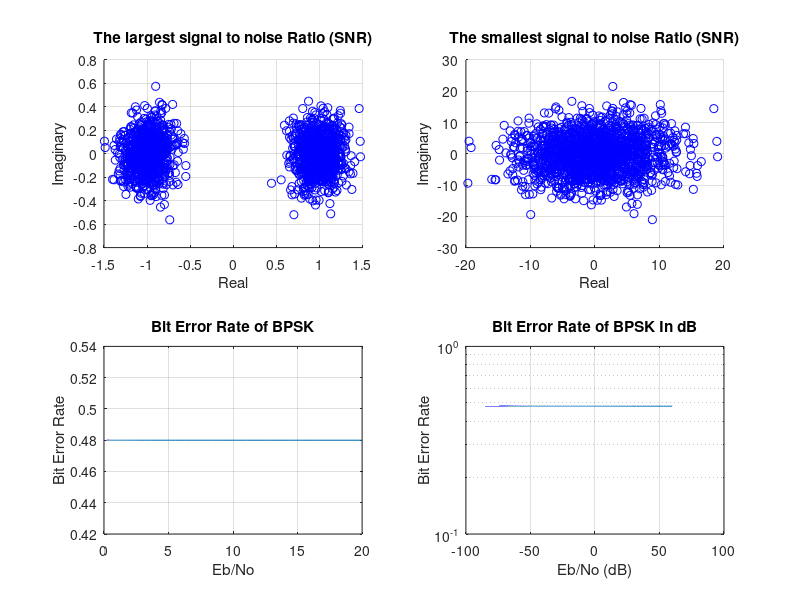
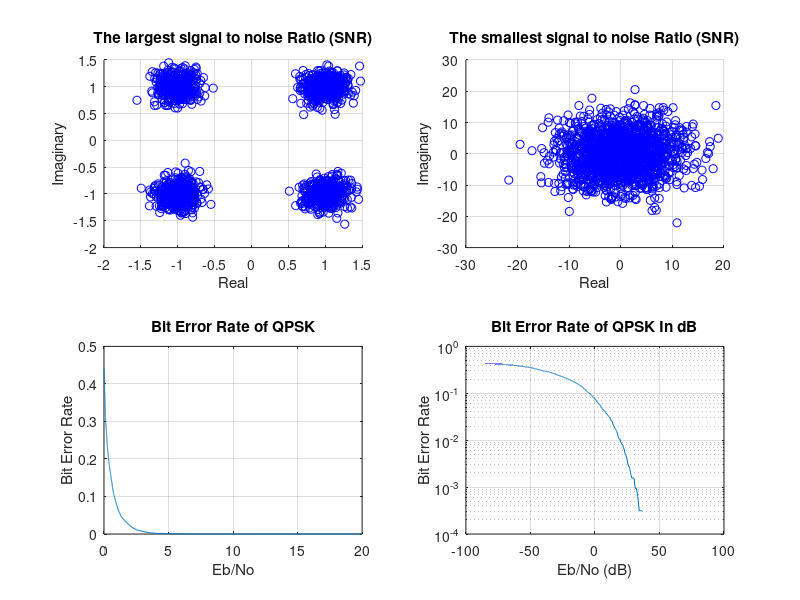
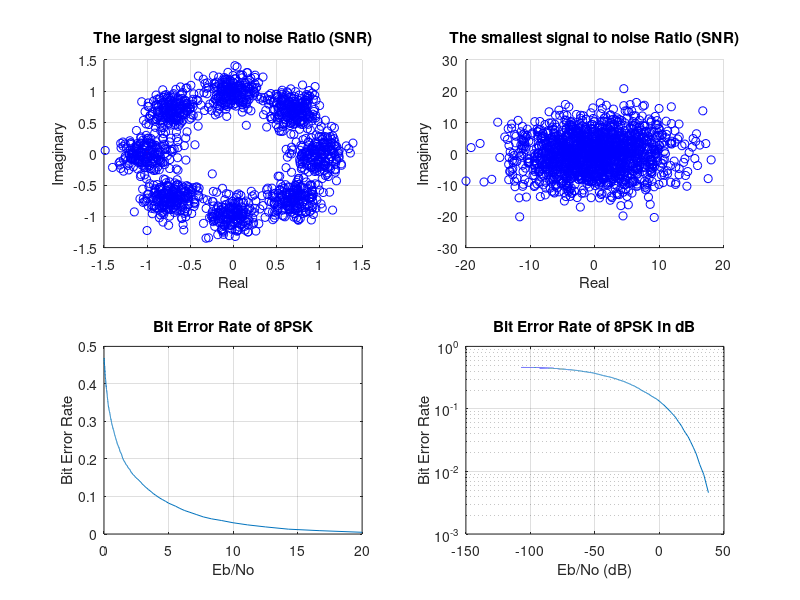
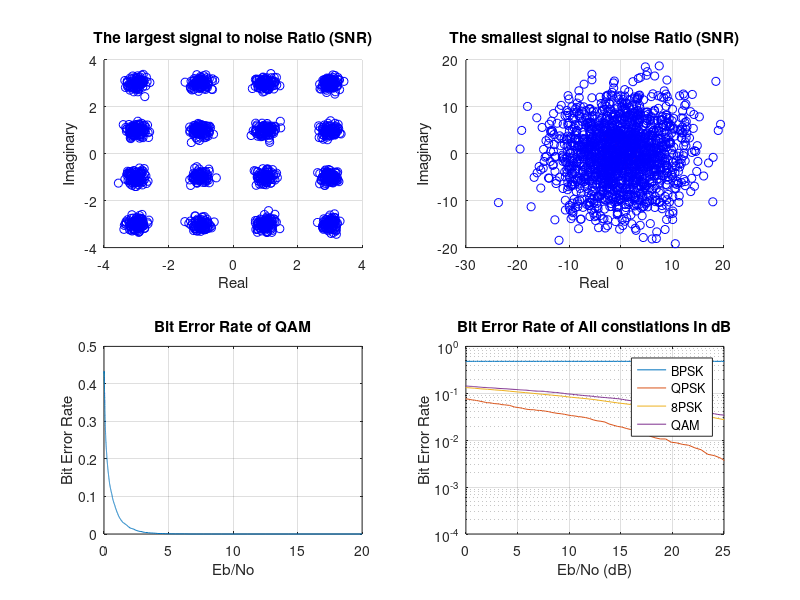

These figures' MATLAB source, in order:
%% Generating the data:
% ---------------------
n = 4;          % The length of the Data.
d_rows=1600;    % How many data rows you want?
out_data = zeros(d_rows,n); % Initialize output data
% E = 1;
N0 = 0.05:0.01:70;
for i = 1:d_rows % Generate the Data
    Data = randi([0, 1], [1, n]);   % Generate random int data 0 or 1 with length of n
    out_data(i,:) = Data;           % the output data for Non Return Zero Waveforms 500*700
end
noise_real = randn(d_rows,1);
noise_img = randn(d_rows,1);
noise = noise_real+ 1i*noise_img;

%% 1)BPSK
% For this constellation we calculated the value of Eb to equal to 1

Data_BPSK_Tx = out_data(:,1)*2-1; % Mapping Data into 1 and -1
BPSK_BER = zeros(1,length(N0)); % Intialize an array for the BER
Data_BPSK_Rx=zeros(d_rows,length(N0)); % Initialize An array for recived signals with diff. noises

for i = 1:length(N0) % Calculate the BER
    Data_BPSK_Rx(:,i) = Data_BPSK_Tx + sqrt(N0(i)/2)*noise;
    Data_BPSK_DeMap = (Data_BPSK_Rx(:,i) >0)*1;
    BPSK_BER(i) = 1-sum(Data_BPSK_DeMap == out_data(:,1))/d_rows;
end

figure
subplot(2,2,1)
scatter (real(Data_BPSK_Tx), imag(Data_BPSK_Tx),'r','+')
hold on
scatter (real(Data_BPSK_Rx(:,1)), imag(Data_BPSK_Rx(:,1)),'b')
title('The largest signal to noise Ratio (SNR)')
xlabel('Real')
ylabel('Imaginary')
grid on

subplot(2,2,2)
scatter (real(Data_BPSK_Tx), imag(Data_BPSK_Tx),'r','+')
hold on
scatter (real(Data_BPSK_Rx(:,length(N0))), imag(Data_BPSK_Rx(:,length(N0))),'b')
title('The smallest signal to noise Ratio (SNR)')
xlabel('Real')
ylabel('Imaginary')
grid on

subplot(2,2,3)
plot (1./N0 , BPSK_BER)
title('Bit Error Rate of BPSK')
xlabel('Eb/No')
ylabel('Bit Error Rate')
grid on

subplot(2,2,4)
semilogy (20*log(1./N0) , BPSK_BER)
title('Bit Error Rate of BPSK In dB')
xlabel('Eb/No (dB)')
ylabel('Bit Error Rate')
grid on
% -----------------------------------------------------------------------------
%% 2)QPSK
% For this constellation we calculated the value of Eb to equal to 1

Data_QPSK = out_data(:,1:2); % Mapping Data into 1 and -1
data = Data_QPSK(:,1) + Data_QPSK(:,2)*2;
Data_QPSK_Tx = (data == 0)*(-1-1i) + (data == 1)*(-1+1i)...
                        +(data == 2)*(1-1i) + (data == 3)*(1+1i);
QPSK_BER = zeros(1,length(N0));         % Intialize an array for the BER
Data_QPSK_DeMap = zeros(d_rows,2);      % Intialize Matrix After the demodulator
Data_QPSK_Rx=zeros(d_rows,length(N0));  % Initialize An array for recived signals with diff. noises

for i = 1:length(N0) % Calculate the BER
    Data_QPSK_Rx(:,i) = Data_QPSK_Tx + sqrt(N0(i)/2)*noise;
    Data_QPSK_DeMap(:,1) = (imag(Data_QPSK_Rx(:,i))>0)*1;
    Data_QPSK_DeMap(:,2) = (real(Data_QPSK_Rx(:,i))>0)*1;
    QPSK_BER(i) = 1-sum(sum(Data_QPSK == Data_QPSK_DeMap))/(2*d_rows);
end

figure
subplot(2,2,1)
scatter (real(Data_QPSK_Tx), imag(Data_QPSK_Tx),'r','+')
hold on
scatter (real(Data_QPSK_Rx(:,1)), imag(Data_QPSK_Rx(:,1)),'b')
title('The largest signal to noise Ratio (SNR)')
xlabel('Real')
ylabel('Imaginary')
grid on

subplot(2,2,2)
scatter (real(Data_QPSK_Tx), imag(Data_QPSK_Tx),'r','+')
hold on
scatter (real(Data_QPSK_Rx(:,length(N0))), imag(Data_QPSK_Rx(:,length(N0))),'b')
title('The smallest signal to noise Ratio (SNR)')
xlabel('Real')
ylabel('Imaginary')
grid on

subplot(2,2,3)
plot (1./N0 , QPSK_BER)
title('Bit Error Rate of QPSK')
xlabel('Eb/No')
ylabel('Bit Error Rate')
grid on

subplot(2,2,4)
semilogy (20*log(1./N0) , QPSK_BER)
title('Bit Error Rate of QPSK In dB')
xlabel('Eb/No (dB)')
ylabel('Bit Error Rate')
grid on
% -----------------------------------------------------------------------------
%% 3) 8PSK
% For this constellation we calculated the value of Eb to equal to 1/3

Data_8PSK = out_data(:,1:3);
data = Data_8PSK(:,1) + Data_8PSK(:,2)*2 + Data_8PSK(:,3)*4;
Data_8PSK_Tx = (data == 0)* exp(1i*0) + (data == 1) * exp(1i*pi/4) ...
            + (data == 2) * exp(1i*3*pi/4)+ (data == 3) * exp(1i*pi/2)...
            + (data == 4) * exp(1i*7*pi/4) + (data == 5) * exp(1i*3*pi/2)...
            + (data == 6) * exp(1i*pi) + (data == 7) * exp(1i*5*pi/4) ;
PSK_BER = zeros(1,length(N0)); % Intialize an array for the BER
Data_8PSK_DeMap = zeros(d_rows,3); % Intialize Matrix After the demodulator
Data_8PSK_Rx=zeros(d_rows,length(N0)); % Initialize An array for recived signals with diff. noises

for i = 1:length(N0) % Calculate the BER
    Data_8PSK_Rx(:,i) = Data_8PSK_Tx + sqrt(N0(i)/2)*noise;
    Data_8PSK_Rx_angle = angle(Data_8PSK_Rx(:,i)) + (angle(Data_8PSK_Rx(:,i)) <0)*2*pi; % Make the angel form 0 to 2*pi
    Data_8PSK_DeMap(:,1) = ((Data_8PSK_Rx_angle)>1*pi/8 & (Data_8PSK_Rx_angle)< 5*pi/8) + ...
                            ((Data_8PSK_Rx_angle)>9*pi/8 & (Data_8PSK_Rx_angle)< 13*pi/8);
    Data_8PSK_DeMap(:,2) = ((Data_8PSK_Rx_angle)>3*pi/8 & (Data_8PSK_Rx_angle)< 11*pi/8)*1;
    Data_8PSK_DeMap(:,3) = ((Data_8PSK_Rx_angle)>7*pi/8 & (Data_8PSK_Rx_angle)< 15*pi/8)*1;
    PSK_BER(i) = 1-sum(sum(Data_8PSK == Data_8PSK_DeMap))/(3*d_rows);
end

figure
subplot(2,2,1)
scatter (real(Data_8PSK_Tx), imag(Data_8PSK_Tx),'r','+')
hold on
scatter (real(Data_8PSK_Rx(:,1)), imag(Data_8PSK_Rx(:,1)),'b')
title('The largest signal to noise Ratio (SNR)')
xlabel('Real')
ylabel('Imaginary')
grid on

subplot(2,2,2)
scatter (real(Data_8PSK_Tx), imag(Data_8PSK_Tx),'r','+')
hold on
scatter (real(Data_8PSK_Rx(:,length(N0))), imag(Data_8PSK_Rx(:,length(N0))),'b')
title('The smallest signal to noise Ratio (SNR)')
xlabel('Real')
ylabel('Imaginary')
grid on

subplot(2,2,3)
plot (1./N0 , PSK_BER)
title('Bit Error Rate of 8PSK')
xlabel('Eb/No')
ylabel('Bit Error Rate')
grid on

subplot(2,2,4)
semilogy (20*log((1/3)./N0) , PSK_BER)
title('Bit Error Rate of 8PSK In dB')
xlabel('Eb/No (dB)')
ylabel('Bit Error Rate')
grid on
% -----------------------------------------------------------------------------
%% 4) 16-QAM
% For this constellation we calculated the value of Eb to equal to 2.5

Data_QAM = out_data;
data = Data_QAM(:,1) + Data_QAM(:,2)*2 + Data_QAM(:,3)*4+ Data_QAM(:,4)*8;
Data_QAM_Tx = (data == 0)*(-3-3i) + (data == 1)*(-3-1i)...
            +(data == 2 )*(-3+3i) + (data == 3)*(-3+1i)...
            +(data == 4 )*(-1-3i) + (data == 5)*(-1-1i)...
            +(data == 6 )*(-1+3i) + (data == 7)*(-1+1i)...
            +(data == 8 )*(3-3i) + (data == 9)*(3-1i)...
            +(data == 10)*(3+3i) + (data == 11)*(3+1i)...
            +(data == 12)*(1-3i) + (data == 13)*(1-1i)...
            +(data == 14)*(1+3i) + (data == 15)*(1+1i);
QAM_BER = zeros(1,length(N0));      % Intialize an array for the BER
Data_QAM_DeMap = zeros(d_rows,4);   % Intialize Matrix After the demodulator
Data_QAM_Rx=zeros(d_rows,length(N0)); % Initialize An array for recived signals with diff. noises

for i = 1:length(N0) % Calculate the BER
    Data_QAM_Rx(:,i) = Data_QAM_Tx + sqrt(N0(i)/2)*noise;
    Data_QAM_DeMap(:,1) = (imag(Data_QAM_Rx(:,i))>-2 & imag(Data_QAM_Rx(:,i))<2)*1;
    Data_QAM_DeMap(:,2) = (imag(Data_QAM_Rx(:,i))>0)*1;
    Data_QAM_DeMap(:,3) = (real(Data_QAM_Rx(:,i))>-2 & real(Data_QAM_Rx(:,i))<2)*1;
    Data_QAM_DeMap(:,4) = (real(Data_QAM_Rx(:,i))>0)*1;
    QAM_BER(i) = 1-sum(sum(Data_QAM == Data_QAM_DeMap))/(4*d_rows);
end

figure
subplot(2,2,1)
scatter (real(Data_QAM_Tx), imag(Data_QAM_Tx),'r','+')
hold on
scatter (real(Data_QAM_Rx(:,1)), imag(Data_QAM_Rx(:,1)),'b')
title('The largest signal to noise Ratio (SNR)')
xlabel('Real')
ylabel('Imaginary')
grid on

subplot(2,2,2)
scatter (real(Data_QAM_Tx), imag(Data_QAM_Tx),'r','+')
hold on
scatter (real(Data_QAM_Rx(:,length(N0))), imag(Data_QAM_Rx(:,length(N0))),'b')
title('The smallest signal to noise Ratio (SNR)')
xlabel('Real')
ylabel('Imaginary')
grid on

subplot(2,2,3)
plot (1./N0 , QAM_BER)
title('Bit Error Rate of QAM')
xlabel('Eb/No')
ylabel('Bit Error Rate')
grid on

subplot(2,2,4)
semilogy (20*log(2.5./N0) , QAM_BER)
title('Bit Error Rate of QAM In dB')
xlabel('Eb/No (dB)')
ylabel('Bit Error Rate')
grid on
% -----------------------------------------------------------------------------
%% compare the output BER
semilogy (20*log(1./N0) , BPSK_BER)
hold on
semilogy (20*log(1./N0) , QPSK_BER)
hold on
semilogy (20*log((1/3)./N0) , PSK_BER)
hold on
semilogy (20*log(2.5./N0) , QAM_BER)
hold on
legend('BPSK','QPSK','8PSK','QAM')
title('Bit Error Rate of All constlations In dB')
xlabel('Eb/No (dB)')
ylabel('Bit Error Rate')
xlim([0 25])
grid on

%% compare the output BER Analiticaly

BPSK_BER_a = zeros(1,length(N0)); % Intialize an array for the BER
QPSK_BER_a = zeros(1,length(N0)); % Intialize an array for the BER
PSK_BER_a = zeros(1,length(N0)); % Intialize an array for the BER
QAM_BER_a = zeros(1,length(N0)); % Intialize an array for the BER
for i =1:length(N0)
BPSK_BER_a(i) = 0.5*erfc(sqrt(1/N0(i)));
QPSK_BER_a(i) = 0.5*erfc(sqrt(1/N0(i)));
PSK_BER_a(i) = 0.5*erfc(sqrt(1/N0(i)));
QAM_BER_a(i) = 0.5*erfc(sqrt(1/N0(i)));
end
figure
semilogy (20*log(1./N0) , BPSK_BER_a)
hold on
semilogy (20*log(1./N0) , QPSK_BER_a)
hold on
semilogy (20*log((1/3)./N0) , PSK_BER_a)
hold on
semilogy (20*log(2.5./N0) , QAM_BER_a)
hold on
legend('BPSK','QPSK','8PSK','QAM')
title('Bit Error Rate of All constlations In dB Analiticaly')
xlabel('Eb/No (dB)')
ylabel('Bit Error Rate')
xlim([0 25])
grid on